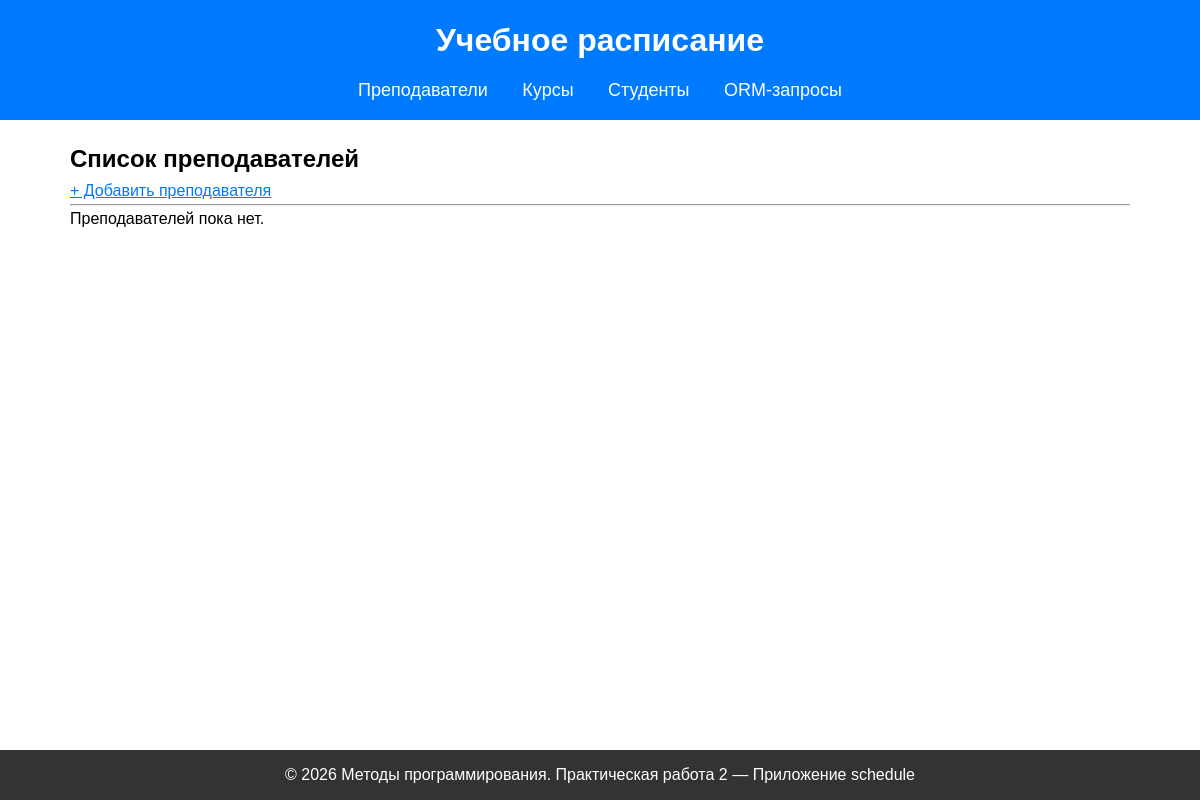
The app's page /, older data.
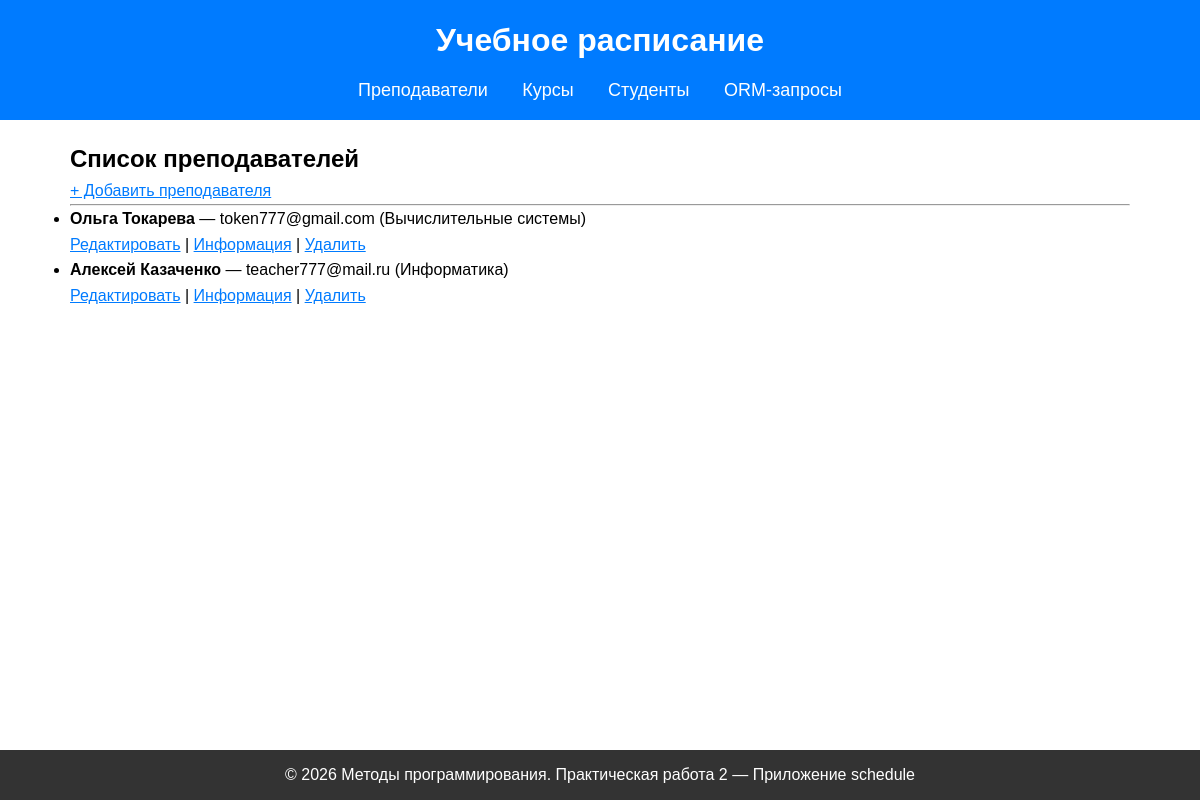
The same page, newer data.
### schedule/models.py (models this page shows, shortened)
class Teacher(models.Model):
    first_name = models.CharField(max_length=100, verbose_name="Имя")
    last_name = models.CharField(max_length=100, verbose_name="Фамилия")
    email = models.EmailField(unique=True, blank=False, null=False, verbose_name="Email")
    department = models.CharField(max_length=100, blank=True, verbose_name="Кафедра")
    hire_date = models.DateField(null=True, blank=True, verbose_name="Дата найма")
    birth_date = models.DateField(null=True, blank=True, verbose_name="Дата рождения")
    phone = models.CharField(max_length=20, unique=True, blank=True, verbose_name="Телефон")
    salary = models.DecimalField(max_digits=10, decimal_places=2, null=True, blank=True, verbose_name="Зарплата")
    degree = models.CharField(max_length=100, blank=True, verbose_name="Учёная степень")
    is_active = models.BooleanField(default=True, verbose_name="Активен")
    class Meta:
        verbose_name = "Преподаватель"
        verbose_name_plural = "Преподаватели"

### schedule/views.py (the view)
# urls.py: path('', teacher_list, name='home'),
def teacher_list(request):
    teachers = Teacher.objects.all()
    return render(request, 'schedule/teacher_list.html', {'teachers': teachers})

### schedule/templates/schedule/teacher_list.html (shortened to what this page needs)
{% extends 'schedule/base.html' %}
{% block content %}
    <h2>Список преподавателей</h2>
    <a href="{% url 'teacher_create' %}">+ Добавить преподавателя</a>
    <hr>
    {% if teachers %}
        <ul>
            {% for teacher in teachers %}
                <li>
                    <strong>{{ teacher.first_name }} {{ teacher.last_name }}</strong> — {{ teacher.email }}
                    {% if teacher.department %} ({{ teacher.department }}) {% endif %}
                    <br>
                    <a href="{% url 'teacher_update' teacher.pk %}">Редактировать</a> |
                    <a href="{% url 'teacher_info' teacher.pk %}">Информация</a> |
                    <a href="{% url 'teacher_delete' teacher.pk %}">Удалить</a>
                </li>
            {% endfor %}
        </ul>
    {% else %}
        <p>Преподавателей пока нет.</p>
    {% endif %}
{% endblock %}

Row changes from the older to the newer data that the page shows:
added Teacher: first_name "Ольга", last_name "Токарева", email "token777@gmail.com", department "Вычислительные системы"
added Teacher: first_name "Алексей", last_name "Казаченко", email "teacher777@mail.ru", department "Информатика"
Text that changed along with them:
text no longer shown: "Преподавателей пока нет."
